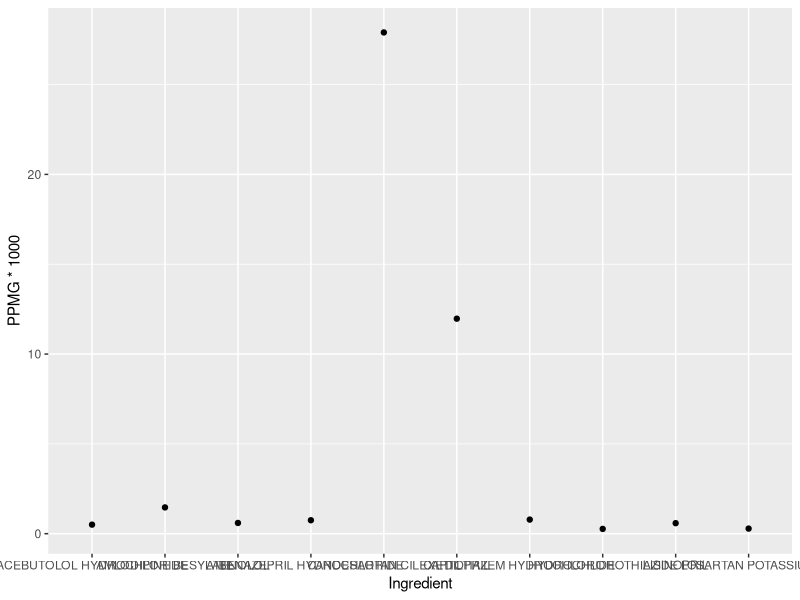
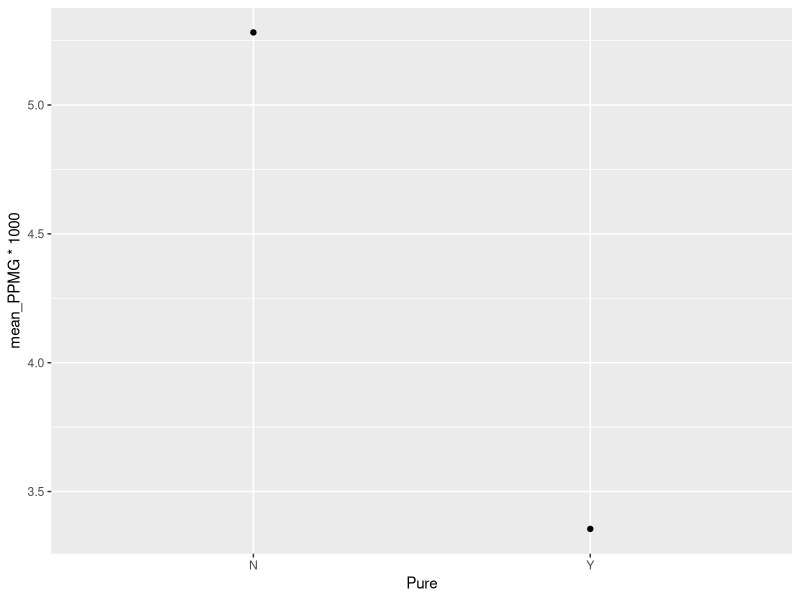
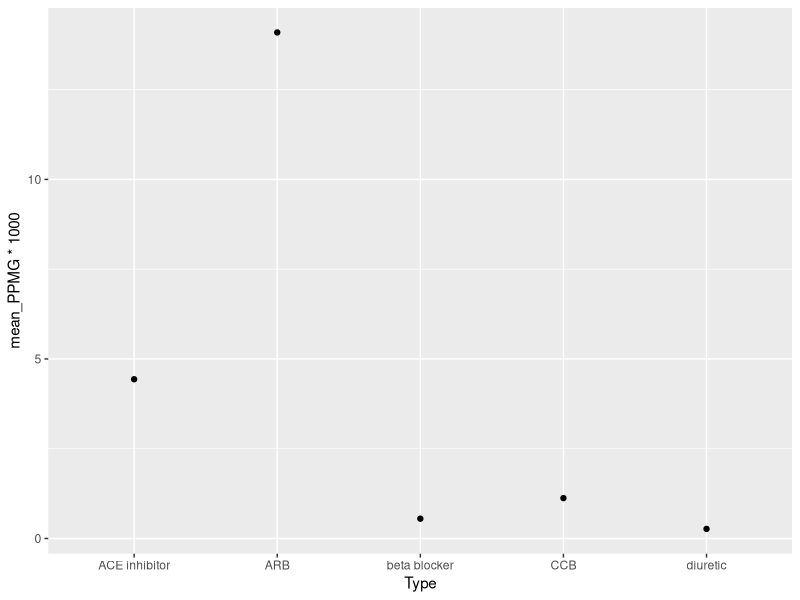

Reproduce these figures in R, in order.
## ---- chunk 1
knitr::opts_chunk$set(echo = TRUE)
## ---- chunk 2
library(readr)
coverage_clean <- read_csv("coverage_clean.csv")
View(coverage_clean)
library(knitr)
kable(coverage_clean, caption = "Coverage Data")
## ---- chunk 3
library(dplyr)
coverage_clean <- arrange(coverage_clean, PPMG)
kable(coverage_clean, caption = "Arranged Coverage Data")
## ---- chunk 4
library(ggplot2)
basic_coverage <- coverage_clean %>%
ggplot(aes(x = Ingredient, y = PPMG*1000)) +
  geom_point()

plot(basic_coverage)
## ---- chunk 5
cov_type <- coverage_clean %>% 
  group_by(Type) %>% 
  summarize(mean_PPMG = mean(PPMG)) %>% 
  arrange(mean_PPMG)

cov_pure <- coverage_clean %>%
  group_by(Pure) %>%
  summarize(mean_PPMG = mean(PPMG)) %>%
  arrange (mean_PPMG)
## ---- chunk 6

plot_pure <- cov_pure %>%
  ggplot (aes(x = Pure, y = mean_PPMG * 1000)) +
  geom_point()

plot(plot_pure)

## ---- chunk 7
plot_type<- cov_type %>% 
  ggplot(aes(x = Type, y = mean_PPMG * 1000)) +
  geom_point()

plot(plot_type)
